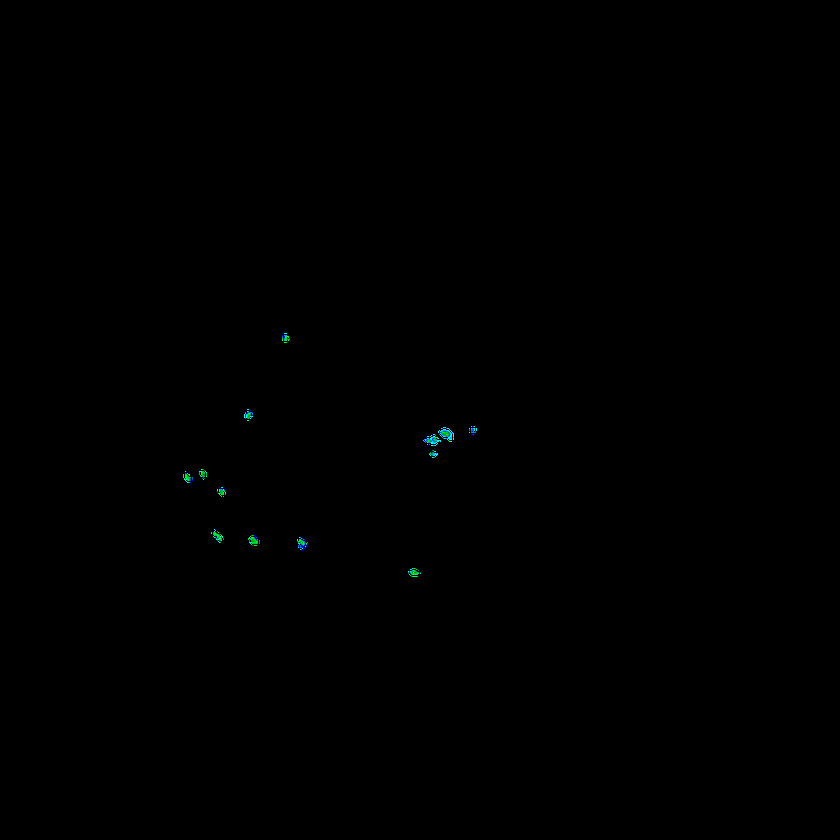
#> input picture Satelit/RADAR_DENPASAR_20260904_2149.png, 840 x 840 px, shrunk from 4084 x 4084 before the run; its folder holds 4 pictures in this run
$ python nowcasting_radar.py
#> lines starting #> are read from the running program, lines starting #| are printed output that depends on the picture
# -*- coding: utf-8 -*-
"""
NOWCASTING RADAR DENGAN OPTICAL FLOW (OPENCV)
Memprediksi pergerakan gema radar hingga 60 menit ke depan
"""

import cv2
import numpy as np
import glob
import os

DIR_SATELIT = "./Satelit"

def prediksi_pergerakan_radar(radar_nama):
#> called with radar_nama = 'DENPASAR'
    print(f"\n=== Memulai Nowcasting Radar {radar_nama} ===")

    # 1. Cari semua file PNG radar, urutkan dari yang terlama ke terbaru
    pola_pencarian = os.path.join(DIR_SATELIT, f"RADAR_{radar_nama.upper()}_*.png")
    daftar_file = sorted(glob.glob(pola_pencarian))

    # Butuh minimal 2 gambar untuk melihat arah pergerakan
    if len(daftar_file) < 2:
        print(f"File radar {radar_nama} kurang dari 2. Nowcasting dibatalkan.")
        return

    file_sebelumnya = daftar_file[-2]
    file_terbaru = daftar_file[-1]

    print(f"Gambar 1 (T-1): {os.path.basename(file_sebelumnya)}")
    print(f"Gambar 2 (T-0): {os.path.basename(file_terbaru)}")

    # 2. Baca gambar (Gunakan IMREAD_UNCHANGED agar background transparan/Alpha Channel tidak hilang)
    img_prev = cv2.imread(file_sebelumnya, cv2.IMREAD_UNCHANGED)
#> img_prev is the input picture: shape (840, 840, 4); mean B, G, R, A 0.2, 0.2, 0, 0.1
    img_curr = cv2.imread(file_terbaru, cv2.IMREAD_UNCHANGED)
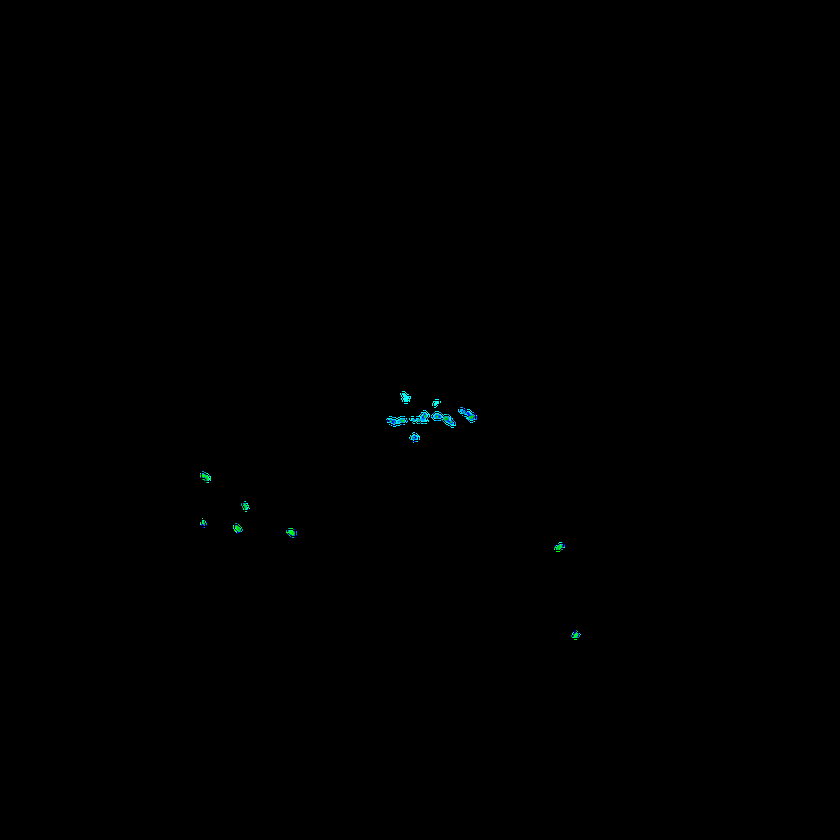
#> input picture Satelit/RADAR_DENPASAR_20260904_2232.png, 840 x 840 px, shrunk from 4084 x 4084 before the run
#> img_curr is the input picture: shape (840, 840, 4); mean B, G, R, A 0.3, 0.3, 0, 0.2

    # 3. Ubah gambar ke mode Grayscale (Hitam Putih) khusus untuk mesin Optical Flow
    gray_prev = cv2.cvtColor(img_prev, cv2.COLOR_BGRA2GRAY)
    gray_curr = cv2.cvtColor(img_curr, cv2.COLOR_BGRA2GRAY)

    # 4. Hitung Optical Flow (Farneback Algorithm)
    flow = cv2.calcOpticalFlowFarneback(gray_prev, gray_curr, None,
                                        pyr_scale=0.5, levels=3, winsize=15,
                                        iterations=3, poly_n=5, poly_sigma=1.2, flags=0)

    # 5. Fungsi untuk mendorong gambar ke masa depan (Warping)
    def geser_gambar(gambar, vektor_flow, skala_waktu):
        h, w = gambar.shape[:2]

        # Buat peta koordinat (Grid) baru
        map_x, map_y = np.meshgrid(np.arange(w), np.arange(h))

        # Tambahkan vektor pergerakan ke grid (dikalikan skala waktu)
        map_x = map_x - (vektor_flow[..., 0] * skala_waktu)
        map_y = map_y - (vektor_flow[..., 1] * skala_waktu)

        # Petakan ulang (geser) piksel asli ke koordinat baru
        gambar_masa_depan = cv2.remap(gambar, map_x.astype(np.float32), map_y.astype(np.float32),
                                      interpolation=cv2.INTER_LINEAR, borderMode=cv2.BORDER_TRANSPARENT)
        return gambar_masa_depan

    # 6. Buat Prediksi (Looping 1 hingga 6 untuk 10 hingga 60 menit)
    nama_dasar = os.path.basename(file_terbaru).replace(".png", "")

    for step in range(1, 7):
        menit = step * 10
        img_pred = geser_gambar(img_curr, flow, skala_waktu=step)
        file_pred = os.path.join(DIR_SATELIT, f"{nama_dasar}_PREDIKSI_{menit}M.png")
        cv2.imwrite(file_pred, img_pred)
#> this loop made 6 passes
#> pass 1, in geser_gambar, `map_x = map_x - (vektor_flow[..., 0] * skala_waktu)`:
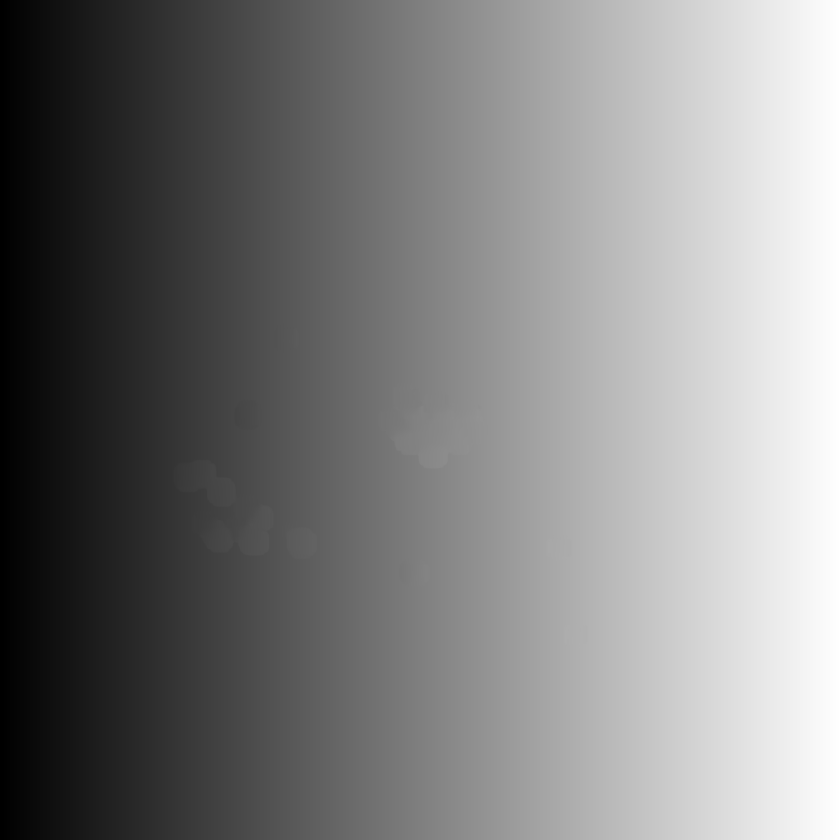
#> map_x: shape (840, 840) float64; min 0, max 839, mean 419.6; drawn with min black and max white
#> pass 1, in geser_gambar, `map_y = map_y - (vektor_flow[..., 1] * skala_waktu)`:
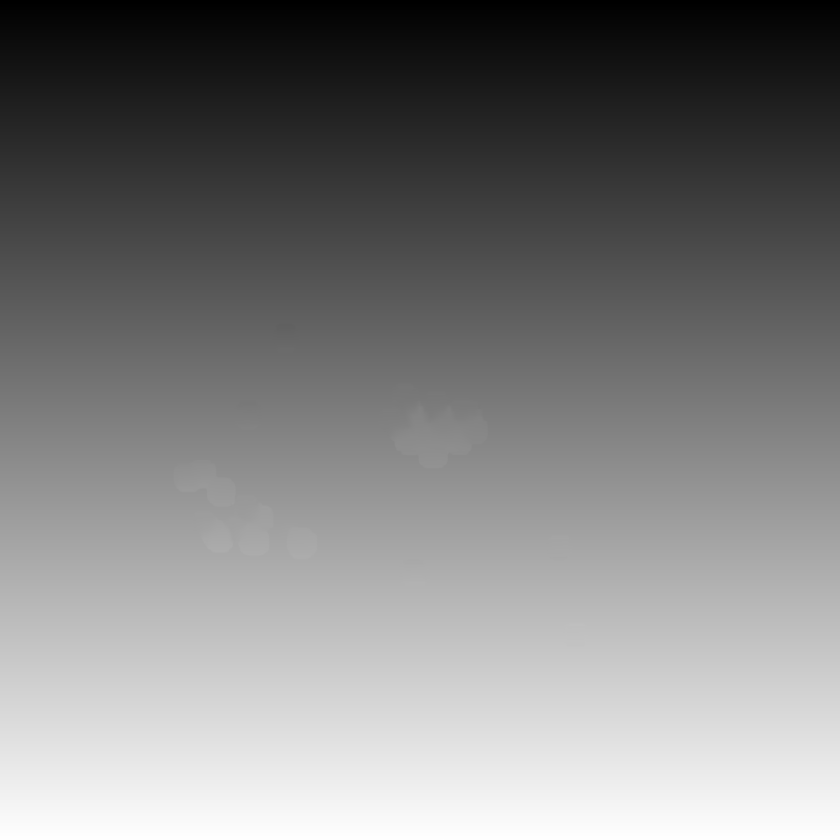
#> map_y: shape (840, 840) float64; min 0, max 839, mean 419.7; drawn with min black and max white

    print(f"Berhasil membuat prediksi nowcasting 10 hingga 60 menit ke depan untuk {radar_nama}!")

if __name__ == "__main__":
    prediksi_pergerakan_radar("DENPASAR")
    prediksi_pergerakan_radar("SURABAYA")
